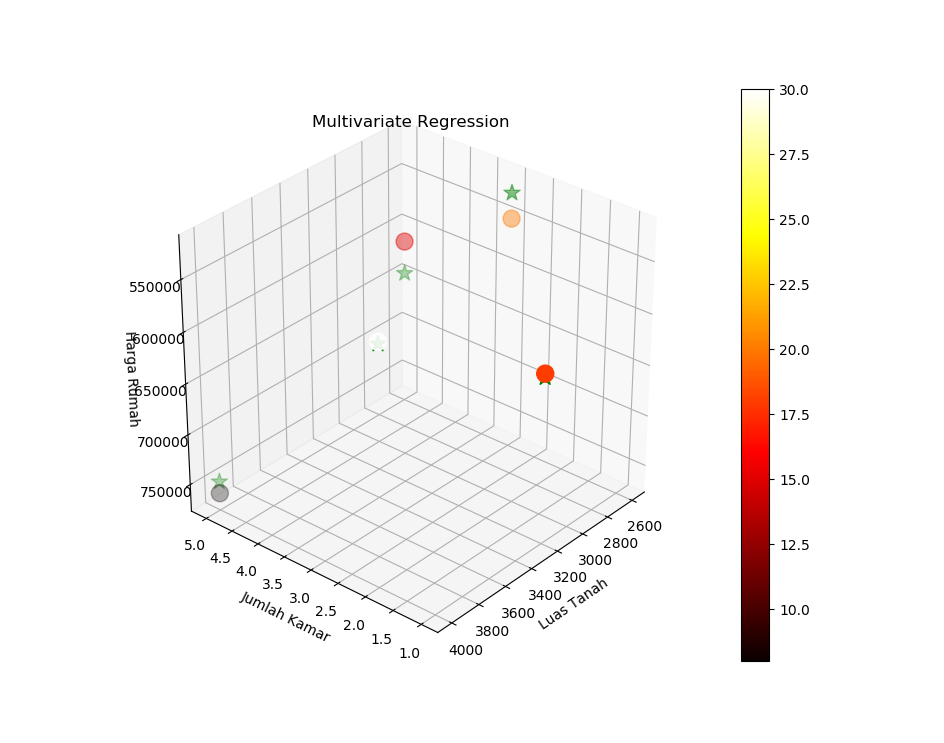

This chart was generated by the following Python code:
# y = m1x1 + m2x2 + m3x3 + b

import pandas as pd
import numpy as np
import matplotlib.pyplot as plt

dataRumah = {
    'luas': [2600, 3000, 3200, 3600, 4000],
    'kamar': [3, 4, 1, 3, 5],
    'usia': [20, 15, 18, 30, 8],
    'harga': [550000, 565000, 610000, 595000, 760000]
}
df = pd.DataFrame(dataRumah)
print(df)

# ==============================

from sklearn import linear_model
model = linear_model.LinearRegression()

# training
model.fit(df[['luas', 'kamar', 'usia']], df['harga'])

# slope m1, m2 & m3
print(model.coef_)

# intercept b
print(model.intercept_)

# ==============================

# prediction utk luas: 3200, kamar: 2, usia: 10
print(model.predict([[3200, 2, 10]]))

# ===========================

from mpl_toolkits.mplot3d import axes3d

fig = plt.figure('Multivariate Regression')
ax = plt.subplot(111, projection = '3d')

# plot dataset
plot = ax.scatter(
    df['luas'],
    df['kamar'],
    df[['harga']],
    c = df['usia'],
    marker = 'o',
    s = 150,
    cmap = 'hot'
)

# plot prediction
ax.scatter(
    df['luas'],
    df['kamar'],
    model.predict(df[['luas', 'kamar', 'usia']]),
    color = 'green',
    marker = '*',
    s = 150
)

fig.colorbar(plot)
ax.set_xlabel('Luas Tanah')
ax.set_ylabel('Jumlah Kamar')
ax.set_zlabel('Harga Rumah')

plt.title('Multivariate Regression')
plt.show()
